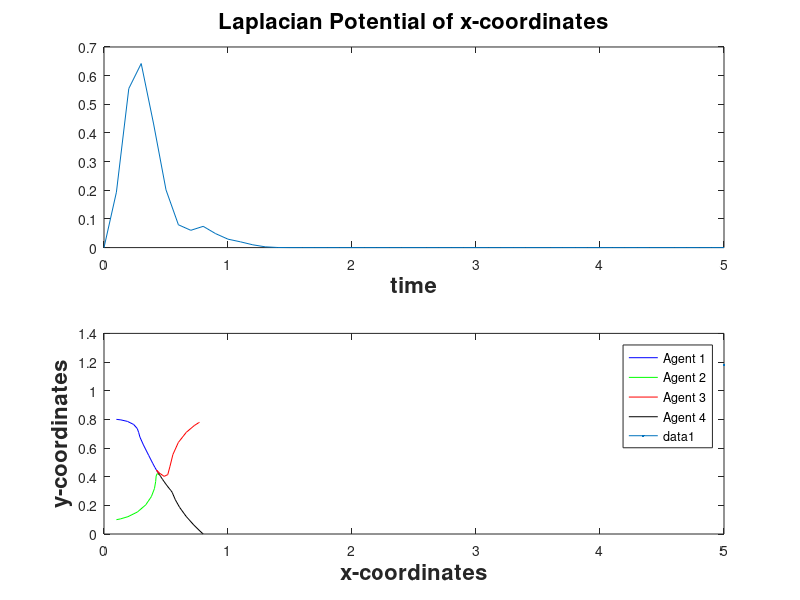

Here is the MATLAB script that generated this plot: (Note: this script raises an error after producing the figure.)
% This contains different kinds of topologies with single/double integrator
% models with linear and nonlinear protocols

clc;clear;
k = 1;
D = [1 0 0 0 1;-1 1 0 -1 0;0 -1 1 0 -1;0 0 -1 1 0];
x0 = [0.1 0.1 0.77 0.8]';
y0 = [0.8 0.1 0.78 0]';
t = 0:0.1:5;
% g1 = (t.^2+1).*(t.^2+1).*(sin(t).^2);
L = zeros(4,4,length(t));
LapPotx = zeros(length(t),1);
LapPoty = zeros(length(t),1);


% for i=1:5
% g_sq(i,:) = (t.^2+1).*(t.^2+1).*(sin(i*t).^2);
% end

[t,x] = ode45(@(t,x) -k*D*diag([(t^2+1)^2*(sin(t)^2) (t^2+1)^2*(sin(2*t)^2) (t^2+1)^2*(sin(3*t)^2) (t^2+1)^2*(sin(4*t)^2) (t.^2+1)^2*(sin(5*t)^2)])*D'*x,t, x0); 
[t,y] = ode45(@(t,y) -k*D*diag([(t^2+1)^2*(sin(t)^2) (t^2+1)^2*(sin(2*t)^2) (t^2+1)^2*(sin(3*t)^2) (t^2+1)^2*(sin(4*t)^2) (t^2+1)^2*(sin(5*t)^2)])*D'*y,t, y0); 

T=0:0.1:5;
    for i =1:length(T),
      t=T(i);
L(:,:,i) = D*diag([(t.^2+1).*(t.^2+1).*(sin(t).^2),...
                   (t.^2+1).*(t.^2+1).*(sin(2*t).^2),...
                   (t.^2+1).*(t.^2+1).*(sin(3*t).^2),...
                   (t.^2+1).*(t.^2+1).*(sin(4*t).^2),... 
                   (t.^2+1).*(t.^2+1).*(sin(5*t).^2)])*D';
               LapPotx(i,1) = x(i,:)*L(:,:,i)*x(i,:)';
                              LapPoty(i,1) = y(i,:)*L(:,:,i)*y(i,:)';

    end
   
    
subplot(2,1,1)
plot(T,LapPotx)
xlabel('time','fontweight','bold','fontsize',16);
title('Laplacian Potential of x-coordinates','fontweight','bold','fontsize',16);
subplot(2,1,2)
plot(T,LapPoty)
xlabel('time','fontweight','bold','fontsize',16);
title('Laplacian Potential of y-coordinates','fontweight','bold','fontsize',16);

figure(1)
plot(x(:,1),y(:,1),'b')
hold on;
plot(x(:,2),y(:,2),'g')
hold on;
plot(x(:,3),y(:,3),'r')
hold on;
plot(x(:,4),y(:,4),'k')
xlabel('x-coordinates','fontweight','bold','fontsize',16);
ylabel('y-coordinates','fontweight','bold','fontsize',16);
legend('Agent 1','Agent 2','Agent 3','Agent 4')



% % Spanning tree edges
% 
xe = D'*x';
xe = xe';
xT = xe(:,1:3);
norm_xT = zeros(1,length(t));
for i =1:length(t)
    norm_xT(i) = norm(xe(i,:));
end
 plot(t,norm_xT') % Possible error in plot

% For n = 3 and triangle topology 

k = 1;
D = [-1 0 1;1 -1 0;0 1 -1];
x0 = [0.1 0.5 1]';
y0 = [1.5 0.9 2]';
t = 0:0.1:5;
LapPotx = zeros(length(t),1);
LapPoty = zeros(length(t),1);

% for i=1:5
% g_sq(i,:) = (t.^2+1).*(t.^2+1).*(sin(i*t).^2);
% end

[t,x] = ode45(@(t,x) -k*D*diag([(t^2+1)^2*(sin(t)^2) (t^2+1)^2*(sin(2*t)^2) (t^2+1)^2*(sin(3*t)^2)])*D'*x,t, x0); 
[t,y] = ode45(@(t,y) -k*D*diag([(t^2+1)^2*(sin(t)^2) (t^2+1)^2*(sin(2*t)^2) (t^2+1)^2*(sin(3*t)^2)])*D'*y,t, y0); 

T=0:0.1:5;
    for i =1:length(T),
      t=T(i);
L(:,:,i) = D*diag([(t.^2+1).*(t.^2+1).*(sin(t).^2),...
                   (t.^2+1).*(t.^2+1).*(sin(2*t).^2),...
                   (t.^2+1).*(t.^2+1).*(sin(3*t).^2)
              ])*D';
               LapPotx(i,1) = x(i,:)*L(:,:,i)*x(i,:)';
                              LapPoty(i,1) = y(i,:)*L(:,:,i)*y(i,:)';

    end
   
    
subplot(2,1,1)
plot(T,LapPotx)
xlabel('time','fontweight','bold','fontsize',16);
title('Laplacian Potential of x-coordinates','fontweight','bold','fontsize',16);
subplot(2,1,2)
plot(T,LapPoty)
xlabel('time','fontweight','bold','fontsize',16);
title('Laplacian Potential of y-coordinates','fontweight','bold','fontsize',16);

figure(1)
plot(x(:,1),y(:,1),'k')
hold on;
plot(x(:,2),y(:,2),'g')
hold on;
plot(x(:,3),y(:,3),'r')
xlabel('x-coordinates','fontweight','bold','fontsize',16);
ylabel('y-coordinates','fontweight','bold','fontsize',16);
legend('Agent 1','Agent 2','Agent 3')

% For n = 6 and ~hexagon topology


k = 1;
D = [-1 0 0 0 -1 0 0 0 1;1 -1 0 0 0 0 0 0 -1;0 0 0 1 1 -1 0 0 0;0 1 -1 0 0 0 0 1 0;0 0 1 -1 0 1 -1 0 0;0 0 0 0 0 0 1 -1 0];
x0 = [0.1 0.1 1 2.5 0 2]';
y0 = [1.5 0.9 2 0 3 1]';
t = 0:0.1:5; % Start diverging with higher t? 

LapPotx = zeros(length(t),1);
LapPoty = zeros(length(t),1);
% for i=1:5
% g_sq(i,:) = (t.^2+1).*(t.^2+1).*(sin(i*t).^2);
% end

[t,x] = ode45(@(t,x) -D*diag([(t^2+1)^2*(sin(t)^2) (t^2+1)^2*(sin(2*t)^2) (t^2+1)^2*(sin(3*t)^2) (t^2+1)^2*(sin(4*t)^2) (t^2+1)^2*(sin(5*t)^2) (t^2+1)^2*(sin(6*t)^2) (t^2+1)^2*(sin(7*t)^2) (t^2+1)^2*(sin(8*t)^2) (t^2+1)^2*(sin(9*t)^2)])*D'*x,t, x0); 
[t,y] = ode45(@(t,y) -D*diag([(t^2+1)^2*(sin(t)^2) (t^2+1)^2*(sin(2*t)^2) (t^2+1)^2*(sin(3*t)^2) (t^2+1)^2*(sin(4*t)^2) (t^2+1)^2*(sin(5*t)^2) (t^2+1)^2*(sin(6*t)^2) (t^2+1)^2*(sin(7*t)^2) (t^2+1)^2*(sin(8*t)^2) (t^2+1)^2*(sin(9*t)^2)])*D'*y,t, y0); 

T=0:0.1:5;
    for i =1:length(T),
      t=T(i);
L(:,:,i) = D*diag([(t.^2+1).*(t.^2+1).*(sin(t).^2),...
                   (t.^2+1).*(t.^2+1).*(sin(2*t).^2),...
                   (t.^2+1).*(t.^2+1).*(sin(3*t).^2),...
                   (t.^2+1).*(t.^2+1).*(sin(4*t).^2),... 
                   (t.^2+1).*(t.^2+1).*(sin(5*t).^2),...
                   (t.^2+1).*(t.^2+1).*(sin(6*t).^2),...
                   (t.^2+1).*(t.^2+1).*(sin(7*t).^2),...
                   (t.^2+1).*(t.^2+1).*(sin(8*t).^2),...
                   (t.^2+1).*(t.^2+1).*(sin(9*t).^2)])*D';
               LapPotx(i,1) = x(i,:)*L(:,:,i)*x(i,:)';
                              LapPoty(i,1) = y(i,:)*L(:,:,i)*y(i,:)';

    end
   
    
subplot(2,1,1)
plot(T,LapPotx)
xlabel('time','fontweight','bold','fontsize',16);
title('Laplacian Potential of x-coordinates','fontweight','bold','fontsize',16);
subplot(2,1,2)
plot(T,LapPoty)
xlabel('time','fontweight','bold','fontsize',16);
title('Laplacian Potential of y-coordinates','fontweight','bold','fontsize',16);


figure(1)
plot(x(:,1),y(:,1),'c')
hold on;
plot(x(:,2),y(:,2),'g')
hold on;
plot(x(:,3),y(:,3),'r')
hold on;
plot(x(:,4),y(:,4) ,'b')
hold on;
plot(x(:,5),y(:,5),'m')
hold on;
plot(x(:,6),y(:,6),'k')
xlabel('x-coordinates','fontweight','bold','fontsize',16);
ylabel('y-coordinates','fontweight','bold','fontsize',16);
legend('Agent 1','Agent 2','Agent 3','Agent 4','Agent 5','Agent 6')

% For n = 3, triangle topology and double integrator dynamics 

k = 1;
n = 3;
D = [-1 0 1;1 -1 0;0 1 -1];
x0 = [0.1 0.1 1]';
x0_dot = [0 0 0]';
y0 = [1.5 0.9 2]';
y0_dot = [0 0 0]';
z0 = [x0;x0_dot];
w0 = [y0;y0_dot];
t = 0:0.1:20;
g=1;

% for i=1:5
% g_sq(i,:) = (t.^2+1).*(t.^2+1).*(sin(i*t).^2);
% end

[t,z] = ode45(@(t,z) kron([zeros(n,n) eye(n);-D*diag([(t^2+1)^2*(sin(t)^2) (t^2+1)^2*(sin(2*t)^2) (t^2+1)^2*(sin(3*t)^2)])*D' -g*D*diag([(t^2+1)^2*(sin(t)^2) (t^2+1)^2*(sin(2*t)^2) (t^2+1)^2*(sin(3*t)^2)])*D'], 1)*z,t,z0); 
[t,w] = ode45(@(t,w) kron([zeros(n,n) eye(n);-D*diag([(t^2+1)^2*(sin(t)^2) (t^2+1)^2*(sin(2*t)^2) (t^2+1)^2*(sin(3*t)^2)])*D' -g*D*diag([(t^2+1)^2*(sin(t)^2) (t^2+1)^2*(sin(2*t)^2) (t^2+1)^2*(sin(3*t)^2)])*D'], 1)*w,t,w0); 

x = z(:,1:3);
y = w(:,1:3);
figure(1)
plot(x(:,1),y(:,1),'k')
hold on;
plot(x(:,2),y(:,2),'g')
hold on;
plot(x(:,3),y(:,3),'r')
xlabel('x-coordinates','fontweight','bold','fontsize',16);
ylabel('y-coordinates','fontweight','bold','fontsize',16);
legend('Agent 1','Agent 2','Agent 3')

% For n = 4, square topology and double integrator dynamics 
clc;clear;
k = 1;
n = 4;
D = [1 0 0 0 1;-1 1 0 -1 0;0 -1 1 0 -1;0 0 -1 1 0];
x0 = [0.1 0.1 0.77 0.78]';
x0_dot = [0 0 0 0]';
y0 = [1.5 0.9 1.78 0]';
y0_dot = [0 0 0 0]';
z0 = [x0;x0_dot];
w0 = [y0;y0_dot];
t = 0:0.1:20;
g = 1;
[t,z] = ode45(@(t,z) kron([zeros(n,n) eye(n);-D*diag([(t^2+1)^2*(sin(t)^2) (t^2+1)^2*(sin(2*t)^2) (t^2+1)^2*(sin(3*t)^2) (t^2+1)^2*(sin(4*t)^2) (t^2+1)^2*(sin(5*t)^2)])*D' -g*D*diag([(t^2+1)^2*(sin(t)^2) (t^2+1)^2*(sin(2*t)^2) (t^2+1)^2*(sin(3*t)^2) (t^2+1)^2*(sin(4*t)^2) (t^2+1)^2*(sin(5*t)^2)])*D'], 1)*z,t,z0); 
[t,w] = ode45(@(t,w) kron([zeros(n,n) eye(n);-D*diag([(t^2+1)^2*(sin(t)^2) (t^2+1)^2*(sin(2*t)^2) (t^2+1)^2*(sin(3*t)^2) (t^2+1)^2*(sin(4*t)^2) (t^2+1)^2*(sin(5*t)^2)])*D' -g*D*diag([(t^2+1)^2*(sin(t)^2) (t^2+1)^2*(sin(2*t)^2) (t^2+1)^2*(sin(3*t)^2) (t^2+1)^2*(sin(4*t)^2) (t^2+1)^2*(sin(5*t)^2)])*D'], 1)*w,t,w0); 
x = z(:,1:4);
y = w(:,1:4);
figure(1)
plot(x(:,1),y(:,1),'b')
hold on;
plot(x(:,2),y(:,2),'g')
hold on;
plot(x(:,3),y(:,3),'r')
hold on;
plot(x(:,4),y(:,4),'k')
xlabel('x-coordinates','fontweight','bold','fontsize',16);
ylabel('y-coordinates','fontweight','bold','fontsize',16);
legend('Agent 1','Agent 2','Agent 3','Agent 4')

% Simple communication delay case
s = tf('s')
sys = exp(-0.1*s);    
sysx = pade(sys,3);
x0 = randn(10,1);
D = diag([2 3 4 4 4 4 4 4 3 2]);
A = [0 1 1 0 0 0 0 0 0 0;1 0 1 1 0 0 0 0 0 0;1 1 0 1 1 0 0 0 0 0;0 1 1 0 1 1 0 0 0 0;0 0 1 1 0 1 1 0 0 0;0 0 0 1 1 0 1 1 0 0;0 0 0 0 1 1 0 1 1 0;0 0 0 0 0 1 1 0 1 1;0 0 0 0 0 0 1 1 0 1;0 0 0 0 0 0 0 1 1 0];
L = D-A;
sol = dde23(@ddefun,[0.1,0.1,0.1,0.1,0.1,0.1,0.1,0.1,0.1,0.1],x0,[0 5]);
H = 1/(s+L*sysx);
K = H*x0;
[y,t] = impulse(K)


sol = dde23('ddefun',[1 1 1 1 1 1 1 1 1 1],[0 0 0 0 0 0 0 0 0 0],[0, 100]);

% Non-linear protocol case

x0 = [0.1 0.5 1]';
y0 = [1.5 0.9 2]';
t = 0:0.01:5;
[t,x] = ode45(@vdp1,t,x0);
[t,y] = ode45(@vdp1,t,y0);

figure(1)
plot(x(:,1),y(:,1),'k')
hold on;
plot(x(:,2),y(:,2),'g')
hold on;
plot(x(:,3),y(:,3),'r')
xlabel('x-coordinates','fontweight','bold','fontsize',16);
ylabel('y-coordinates','fontweight','bold','fontsize',16);
legend('Agent 1','Agent 2','Agent 3')
subplot(2,1,1)
plot(t,x)
xlabel('time','fontweight','bold','fontsize',16);
ylabel('x-coordinates','fontweight','bold','fontsize',16);
legend('Agent 1','Agent 2','Agent 3')
subplot(2,1,2)
plot(t,y)
xlabel('time','fontweight','bold','fontsize',16);
ylabel('y-coordinates','fontweight','bold','fontsize',16);
legend('Agent 1','Agent 2','Agent 3')

% For n = 6 and ~hexagon topology, Double Integrator case

k = 1;
n = 6;
D = [-1 0 0 0 -1 0 0 0 1;1 -1 0 0 0 0 0 0 -1;0 0 0 1 1 -1 0 0 0;0 1 -1 0 0 0 0 1 0;0 0 1 -1 0 1 -1 0 0;0 0 0 0 0 0 1 -1 0];
x0 = [0.1 0.1 1 2.5 0 2]';
x0_dot = [0 0 0 0 0 0]';
y0 = [1.5 0.9 2 0 3 1]';
y0_dot = [0 0 0 0 0 0]';
z0 = [x0;x0_dot];
w0 = [y0;y0_dot];
t = 0:0.1:20; % Start diverging with higher t? 

g = 1;
[t,z] = ode45(@(t,z) kron([zeros(n,n) eye(n);-D*diag([(t^2+1)^2*(sin(t)^2) (t^2+1)^2*(sin(2*t)^2) (t^2+1)^2*(sin(3*t)^2) (t^2+1)^2*(sin(4*t)^2) (t^2+1)^2*(sin(5*t)^2) (t^2+1)^2*(sin(6*t)^2) (t^2+1)^2*(sin(7*t)^2) (t^2+1)^2*(sin(8*t)^2) (t^2+1)^2*(sin(9*t)^2)])*D' -g*D*diag([(t^2+1)^2*(sin(t)^2) (t^2+1)^2*(sin(2*t)^2) (t^2+1)^2*(sin(3*t)^2) (t^2+1)^2*(sin(4*t)^2) (t^2+1)^2*(sin(5*t)^2) (t^2+1)^2*(sin(6*t)^2) (t^2+1)^2*(sin(7*t)^2) (t^2+1)^2*(sin(8*t)^2) (t^2+1)^2*(sin(9*t)^2)])*D'], 1)*z,t,z0); 
[t,w] = ode45(@(t,w) kron([zeros(n,n) eye(n);-D*diag([(t^2+1)^2*(sin(t)^2) (t^2+1)^2*(sin(2*t)^2) (t^2+1)^2*(sin(3*t)^2) (t^2+1)^2*(sin(4*t)^2) (t^2+1)^2*(sin(5*t)^2) (t^2+1)^2*(sin(6*t)^2) (t^2+1)^2*(sin(7*t)^2) (t^2+1)^2*(sin(8*t)^2) (t^2+1)^2*(sin(9*t)^2)])*D' -g*D*diag([(t^2+1)^2*(sin(t)^2) (t^2+1)^2*(sin(2*t)^2) (t^2+1)^2*(sin(3*t)^2) (t^2+1)^2*(sin(4*t)^2) (t^2+1)^2*(sin(5*t)^2) (t^2+1)^2*(sin(6*t)^2) (t^2+1)^2*(sin(7*t)^2) (t^2+1)^2*(sin(8*t)^2) (t^2+1)^2*(sin(9*t)^2)])*D'], 1)*w,t,w0);
figure(1)
plot(x(:,1),y(:,1),'c')
hold on;
plot(x(:,2),y(:,2),'g')
hold on;
plot(x(:,3),y(:,3),'r')
hold on;
plot(x(:,4),y(:,4) ,'b')
hold on;
plot(x(:,5),y(:,5),'m')
hold on;
plot(x(:,6),y(:,6),'k')
xlabel('x-coordinates','fontweight','bold','fontsize',16);
ylabel('y-coordinates','fontweight','bold','fontsize',16);
legend('Agent 1','Agent 2','Agent 3','Agent 4','Agent 5','Agent 6')

% For n = 3 and triangle topology, constant weights

k = 1;
D = [-1 0 1;1 -1 0;0 1 -1];
x0 = [0.1 0.1 1]';
y0 = [1.5 0.9 2]';
t = 0:0.1:20;
W = eye(3);

% for i=1:5
% g_sq(i,:) = (t.^2+1).*(t.^2+1).*(sin(i*t).^2);
% end

[t,x] = ode45(@(t,x) -D*W*D'*x,t, x0); 
[t,y] = ode45(@(t,y) -D*W*D'*y,t, y0); 
figure(1)
plot(x(:,1),y(:,1),'k')
hold on;
plot(x(:,2),y(:,2),'g')
hold on;
plot(x(:,3),y(:,3),'r')
xlabel('x-coordinates','fontweight','bold','fontsize',16);
ylabel('y-coordinates','fontweight','bold','fontsize',16);
legend('Agent 1','Agent 2','Agent 3')

% For n = 4 and square topology, constant weights

clc;clear;
k = 1;
D = [1 0 0 0 1;-1 1 0 -1 0;0 -1 1 0 -1;0 0 -1 1 0];
x0 = [0.1 0.1 0.77 0.78]';
y0 = [1.5 0.9 1.78 0]';
t = 0:0.1:20;
W = eye(5);

% for i=1:5
% g_sq(i,:) = (t.^2+1).*(t.^2+1).*(sin(i*t).^2);
% end

[t,x] = ode45(@(t,x) -k*D*W*D'*x,t, x0); 
[t,y] = ode45(@(t,y) -k*D*W*D'*y,t, y0); 
figure(1)
plot(x(:,1),y(:,1),'b')
hold on;
plot(x(:,2),y(:,2),'g')
hold on;
plot(x(:,3),y(:,3),'r')
hold on;
plot(x(:,4),y(:,4),'k')
xlabel('x-coordinates','fontweight','bold','fontsize',16);
ylabel('y-coordinates','fontweight','bold','fontsize',16);
legend('Agent 1','Agent 2','Agent 3','Agent 4')

% Lyapunov analysis of spanning tree
clc;clear;
k = 1;
DT = [1 0 0;1 1 0;0 1 1;0 0 1];
x0 = [0.1 0.5 0.9]';
y0 = [0.9 0.5 0.1]';
t = 0:0.1:20;
LT = DT'*DT;
eigLT = inv(diag([eig(LT)])); 
eigV = zeros(length(t),3);

for i =1:length(t)
   v = eigLT*LT*diag([(t.^2+1).*(t.^2+1).*(sin(t).^2) (t.^2+1).*(t.^2+1).*(sin(2*t).^2) (t.^2+1).*(t.^2+1).*(sin(3*t).^2)]);
   eigV(i,:) = eig(v+v'); 
end












